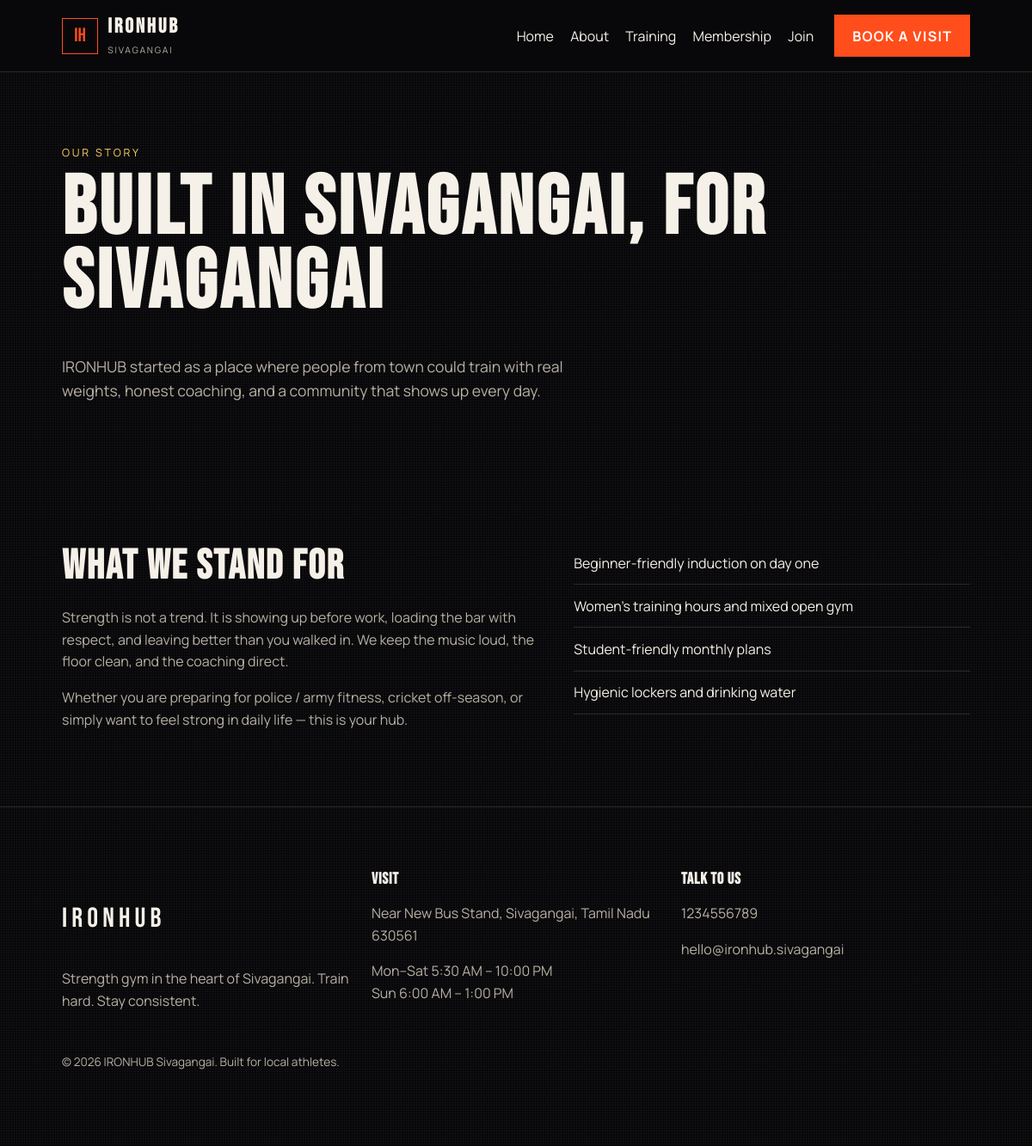
/about, run on the app's committed database.
### tables this page shows
CREATE TABLE site_settings (
            key TEXT PRIMARY KEY,
            value TEXT NOT NULL
        );

### app.py (the view)
@app.route("/about")
def about():
    return render_template("about.html")

### app.py (called while the page is built)
def get_db():
    if "db" not in g:
        g.db = sqlite3.connect(DB_PATH)
        g.db.row_factory = sqlite3.Row
    return g.db

def get_settings():
    if "settings" not in g:
        rows = get_db().execute("SELECT key, value FROM site_settings").fetchall()
        data = dict(DEFAULT_SETTINGS)
        data.update({row["key"]: row["value"] for row in rows})
        g.settings = data
    return g.settings

def get_plans():
    settings = get_settings()
    prices = {
        "trial": settings["plan_trial_price"],
        "monthly": settings["plan_monthly_price"],
        "quarterly": settings["plan_quarterly_price"],
        "yearly": settings["plan_yearly_price"],
    }
    plans = []
    for plan in PLANS:
        item = dict(plan)
        item["price"] = prices.get(plan["id"], plan["price"])
        plans.append(item)
    return plans

def phone_to_tel(phone):
    digits = "".join(ch for ch in phone if ch.isdigit())
    if not digits:
        return "#"
    if digits.startswith("91"):
        return f"+{digits}"
    if len(digits) == 10:
        return f"+91{digits}"
    return f"+{digits}"

@app.context_processor
def inject_globals():
    settings = get_settings()
    return {
        "gym_name": "IRONHUB",
        "gym_city": "Sivagangai",
        "gym_phone": settings["gym_phone"],
        "gym_email": settings["gym_email"],
        "gym_address": settings["gym_address"],
        "hours_week": settings["hours_week"],
        "hours_sunday": settings["hours_sunday"],
        "tagline": settings["tagline"],
        "gym_tel": phone_to_tel(settings["gym_phone"]),
        "plans": get_plans(),
        "year": datetime.now().year,
        "csrf_token": csrf_token,
        "admin_user": session.get("admin_user"),
    }

### templates/about.html (shortened to what this page needs)
{% extends "base.html" %}
{% block content %}
<section class="page-hero">
  <p class="eyebrow">Our story</p>
  <h1>Built in Sivagangai, for Sivagangai</h1>
  <p class="lead">
    IRONHUB started as a place where people from town could train with real weights,
    honest coaching, and a community that shows up every day.
  </p>
</section>
<section class="section">
  <div class="split">
    <div>
      <h2>What we stand for</h2>
      <p>
        Strength is not a trend. It is showing up before work, loading the bar with respect,
        and leaving better than you walked in. We keep the music loud, the floor clean, and
        the coaching direct.
      </p>
      <p>
        Whether you are preparing for police / army fitness, cricket off-season, or simply
        want to feel strong in daily life — this is your hub.
      </p>
    </div>
    <ul class="checklist">
      <li>Beginner-friendly induction on day one</li>
      <li>Women’s training hours and mixed open gym</li>
      <li>Student-friendly monthly plans</li>
      <li>Hygienic lockers and drinking water</li>
    </ul>
  </div>
</section>
{% endblock %}

### templates/base.html (shortened to what this page needs)
<!DOCTYPE html>
<html lang="en">
  <head>
    <link rel="stylesheet" href="{{ url_for('static', filename='css/style.css') }}" />
  </head>
  <body>
    <div class="noise"></div>
    <header class="site-header">
      <a class="brand" href="{{ url_for('home') }}">
        <span class="brand-mark">IH</span>
        <span>
          <strong>IRONHUB</strong>
          <small>Sivagangai</small>
        </span>
      </a>
      <nav class="site-nav">
        <a href="{{ url_for('home') }}">Home</a>
        <a href="{{ url_for('about') }}">About</a>
        <a href="{{ url_for('training') }}">Training</a>
        <a href="{{ url_for('membership') }}">Membership</a>
        <a href="{{ url_for('contact') }}">Join</a>
      </nav>
      <a class="btn btn-accent header-cta" href="{{ url_for('contact') }}">Book a visit</a>
    </header>
    <main>{% block content %}{% endblock %}</main>
    <footer class="site-footer">
      <div class="footer-grid">
        <div>
          <p class="brand-plain">IRONHUB</p>
          <p>{{ tagline }}</p>
        </div>
        <div>
          <h3>Visit</h3>
          <p>{{ gym_address }}</p>
          <p>{{ hours_week }}<br />{{ hours_sunday }}</p>
        </div>
        <div>
          <h3>Talk to us</h3>
          <p><a href="tel:{{ gym_tel }}">{{ gym_phone }}</a></p>
          <p><a href="mailto:{{ gym_email }}">{{ gym_email }}</a></p>
        </div>
      </div>
      <p class="copyright">© {{ year }} IRONHUB Sivagangai. Built for local athletes.</p>
    </footer>
  </body>
</html>

### static/css/style.css (style rules this page uses)
:root { --bg: #09090b; --bg-2: #121214; --ink: #f6f1e8; --muted: #b7b0a4; --line: #2a2926; --accent: #ff4d1c; --accent-2: #ffd166; --dark: #050505; }
* { box-sizing: border-box; }
html, body { margin: 0; padding: 0; background: var(--bg); color: var(--ink); font-family: Manrope, system-ui, sans-serif; }
body { min-height: 100vh; }
a { color: inherit; text-decoration: none; }
h1, h2, h3 { font-family: "Bebas Neue", Impact, sans-serif; letter-spacing: 0.04em; margin: 0 0 0.4em; }
h1 { font-size: clamp(3rem, 8vw, 6.4rem); line-height: 0.9; }
h2 { font-size: clamp(2rem, 4vw, 3.2rem); }
p { color: var(--muted); line-height: 1.6; }
.noise { pointer-events: none; position: fixed; inset: 0; opacity: 0.07; background-image: radial-gradient(#fff 0.6px, transparent 0.6px); background-size: 3px 3px; z-index: 0; }
.site-header, main, .site-footer { position: relative; z-index: 1; }
.site-header { display: flex; align-items: center; gap: 1.5rem; padding: 1rem 6vw; border-bottom: 1px solid var(--line); position: sticky; top: 0; background: rgba(9, 9, 11, 0.92); backdrop-filter: blur(10px); }
.brand { display: flex; align-items: center; gap: 0.7rem; }
.brand-mark { width: 42px; height: 42px; display: grid; place-items: center; border: 1px solid var(--accent); color: var(--accent); font-family: "Bebas Neue", sans-serif; font-size: 1.4rem; }
.brand strong { display: block; font-family: "Bebas Neue", sans-serif; font-size: 1.5rem; letter-spacing: 0.12em; }
.brand small { color: var(--muted); letter-spacing: 0.18em; text-transform: uppercase; font-size: 0.65rem; }
.site-nav { margin-left: auto; display: flex; gap: 1.2rem; }
.btn { display: inline-flex; align-items: center; justify-content: center; padding: 0.85rem 1.3rem; font-weight: 700; text-transform: uppercase; letter-spacing: 0.08em; border: 0; cursor: pointer; }
.btn-accent { background: var(--accent); color: #fff; }
.hero, .page-hero, .section, .cta-band, .site-footer, .strip { padding: 4.5rem 6vw; }
.eyebrow { color: var(--accent-2); text-transform: uppercase; letter-spacing: 0.22em; font-size: 0.78rem; }
.lead { max-width: 38rem; font-size: 1.1rem; }
.split { display: grid; grid-template-columns: 1.1fr 0.9fr; gap: 2rem; }
.checklist { margin: 0; padding: 0; list-style: none; }
.checklist li { padding: 0.85rem 0; border-bottom: 1px solid var(--line); }
.site-footer { border-top: 1px solid var(--line); }
.footer-grid { display: grid; grid-template-columns: repeat(3, 1fr); gap: 1.5rem; }
.brand-plain { font-family: "Bebas Neue", sans-serif; font-size: 2rem; letter-spacing: 0.16em; color: var(--ink); }
.copyright { margin-top: 2rem; font-size: 0.85rem; }

### data on the page
site_settings: value "Strength gym in the heart of Sivagangai. Train hard. Stay consistent."
site_settings: value "Near New Bus Stand, Sivagangai, Tamil Nadu 630561"
site_settings: value "Mon–Sat 5:30 AM – 10:00 PM"
site_settings: value "Sun 6:00 AM – 1:00 PM"
site_settings: value "1234556789"
site_settings: value "hello@ironhub.sivagangai"
